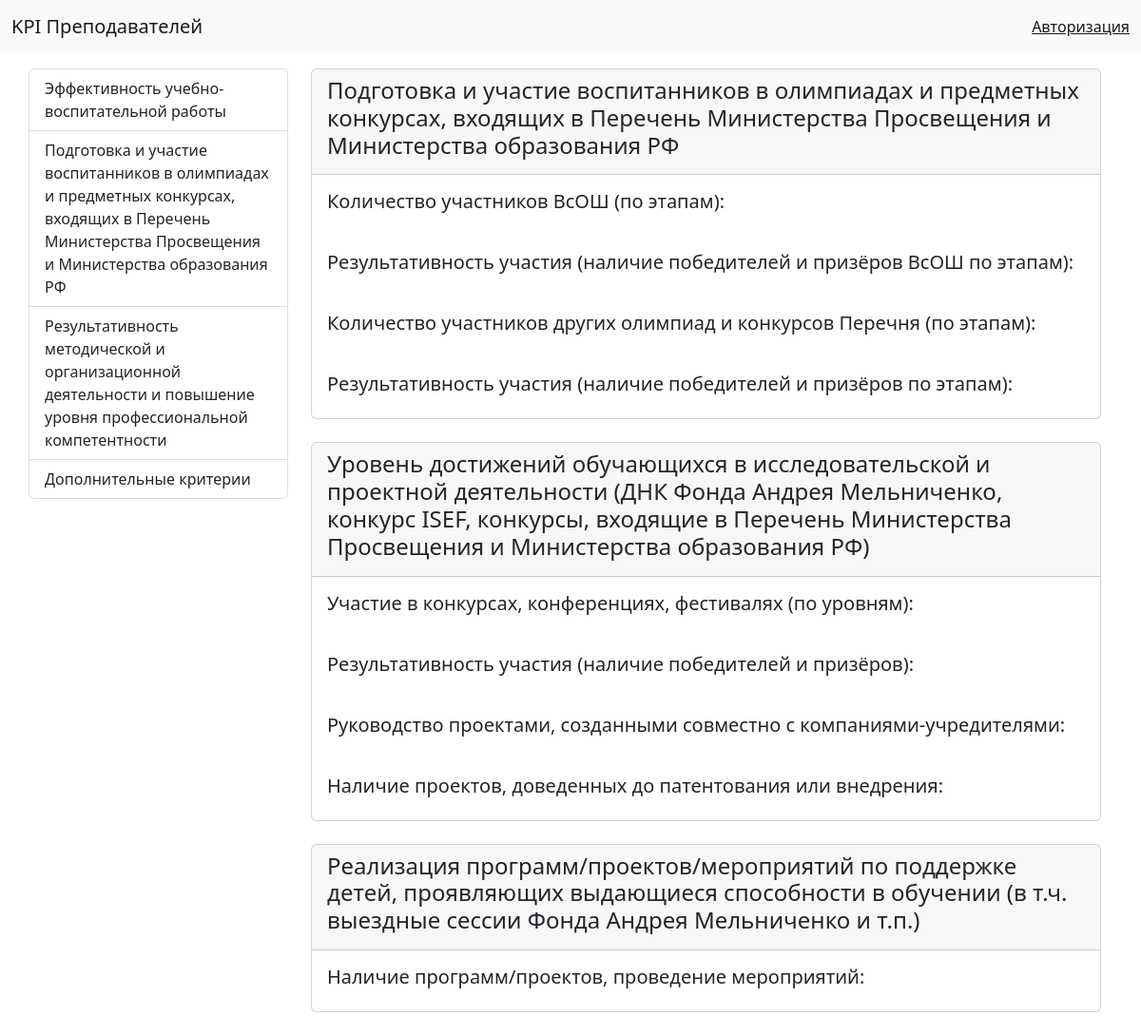
Page /answers/2/ on the committed database.
### kpi/models.py (models this page shows, shortened)
class Kpi(models.Model):
    name = models.CharField(max_length=250, db_index=True, verbose_name='Наименование')
    class Meta:
        verbose_name = 'Показатель эффективности деятельности'
        verbose_name_plural = '1. Показатели эффективности деятельности'
        ordering = ['id']
    def get_absolute_url(self):
        return reverse_lazy('kpi:home', kwargs={'pk': self.pk})

class Criteria(models.Model):
    name = models.CharField(max_length=250, verbose_name='Наименование')
    kpi = models.ForeignKey('Kpi', on_delete=models.PROTECT, verbose_name='Показатель эффективности деятельности')
    class Meta:
        verbose_name = 'Критерий оценки эффективности деятельности'
        verbose_name_plural = '2. Критерии оценки эффективности деятельности'
        ordering = ['id']

class Indicator(models.Model):
    name = models.CharField(max_length=250, db_index=True, verbose_name='Наименование')
    criteria = models.ForeignKey('Criteria', on_delete=models.PROTECT,
                                 verbose_name='Критерий оценки эффективности деятельности')
    category = models.ManyToManyField('Category', verbose_name='Категории')
    class Meta:
        verbose_name = 'Количественный, качественный или объёмный показатель'
        verbose_name_plural = '3. Количественные, качественные или объёмные показатели'
        ordering = ['id']

### kpi/views.py (the view, shortened to what this page needs)
# urls.py: path('answers/<int:pk>/', views.home_2, name='home_2'),
def home_2(request, pk=1):
    criteria_on_page = Criteria.objects.filter(kpi__pk=pk).prefetch_related('indicator_set', 'indicator_set__category')
    context = {'criteria': criteria_on_page}
    return render(request, 'kpi/home_2.html', context=context)

### kpi/templatetags/kpi_tags.py (called while the page is built)
@register.simple_tag()
def get_list_kpi():
    return Kpi.objects.all()

### kpi/templates/kpi/home_2.html (shortened to what this page needs)
{% extends 'base.html' %}
{% block content %}
{% if user.is_authenticated %}
  <form method="post">
    {% csrf_token %}
    {% for criterion in criteria %}
        <div class="card">
            <div class="card-header">
                <h4>{{ criterion.name }}</h4>
            </div>
            {% for indicator in criterion.indicator_set.all %}
                <div class="card-body">
                    <h5 class="card-title">{{ indicator.name }}</h5>
                    <ul class="list-group">
                        {% for category in indicator.category.all %}
                        <li class="list-group-item">{{ category.name }}: <b>{{ category.point }}</b></li>
                        {% endfor %}
                    </ul>
                    {% for id, form in forms.items %}
                        {% if id == indicator.id %}
                            {% if form.non_field_errors %}
                                <div class="alert alert-danger" role="alert">
                                    {{ form.non_field_errors }}
                                </div>
                            {% endif %}
                            <div class="form-group">
                                {% if form.point.errors %}
                                <div class="alert alert-danger" role="alert">
                                    {{ form.point.errors }}
                                </div>
                                {% endif %}
                                <label for="{{ form.point.id_for_label }}">Балл:</label>
                                {{ form.point }}
                            </div>
                            <div class="form-group">
                                {% if form.text.errors %}
                                <div class="alert alert-danger" role="alert">
                                    {{ form.text.errors }}
                                </div>
                                {% endif %}
                                <label for="{{ form.text.id_for_label }}">Ваш ответ:</label>
                                {{ form.text }}
                            </div>
                        {% endif %}
                    {% endfor %}
                </div>
            {% endfor %}
        </div>
        <br>
    {% endfor %}
  </form>
{% else %}
    {% for criterion in criteria %}
        <div class="card">
            <div class="card-header">
                <h4>{{ criterion.name }}</h4>
            </div>
            {% for indicator in criterion.indicator_set.all %}
                <div class="card-body">
                    <h5 class="card-title">{{ indicator.name }}</h5>
                </div>
            {% endfor %}
        </div>
        <br>
    {% endfor %}
{% endif %}
{% endblock content %}

### templates/inc/_sidebar.html
{% load kpi_tags %}
{% get_list_kpi as kpi %}
<div class="list-group">
    {% for item in kpi %}
        <a href="{{ item.get_absolute_url }}"
            class="list-group-item list-group-item-action">
            {{ item.name }}
        </a>
    {% endfor %}
</div>

### rows in the picture
Kpi: name "Эффективность учебно-воспитательной работы"
Kpi: name "Подготовка и участие воспитанников в олимпиадах и предметных конкурсах, входящих в Перечень Министерства Просвещения и Министерства образования РФ"
Kpi: name "Результативность методической и организационной деятельности и повышение уровня профессиональной компетентности"
Kpi: name "Дополнительные критерии"
Criteria: name "Подготовка и участие воспитанников в олимпиадах и предметных конкурсах, входящих в Перечень Министерства Просвещения и Министерства образования РФ"
Indicator: name "Количество участников ВсОШ (по этапам):"
Indicator: name "Результативность участия (наличие победителей и призёров ВсОШ по этапам):"
Indicator: name "Количество участников других олимпиад и конкурсов Перечня (по этапам):"
Indicator: name "Результативность участия (наличие победителей и призёров по этапам):"
Criteria: name "Уровень достижений обучающихся в исследовательской и проектной деятельности (ДНК Фонда Андрея Мельниченко, конкурс ISEF, конкурсы, входящие в Перечень Министерства Просвещения и Министерства образования РФ)"
Indicator: name "Участие в конкурсах, конференциях, фестивалях (по уровням):"
Indicator: name "Результативность участия (наличие победителей и призёров):"
Indicator: name "Руководство проектами, созданными совместно с компаниями-учредителями:"
Indicator: name "Наличие проектов, доведенных до патентования или внедрения:"
Criteria: name "Реализация программ/проектов/мероприятий по поддержке детей, проявляющих выдающиеся способности в обучении (в т.ч. выездные сессии Фонда Андрея Мельниченко и т.п.)"
Indicator: name "Наличие программ/проектов, проведение мероприятий:"
